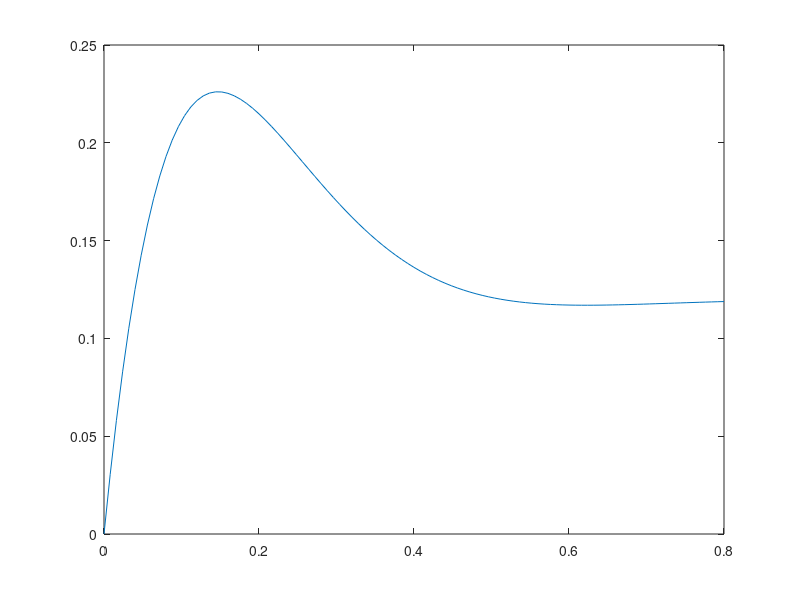

MATLAB code to generate this figure:
k = 1.067;
kr = 1;
kd = .031755;
Z = (15 + 60*k*kd)/(2*sqrt(60*k +36));

b = 15 + 60*k*kd;
c = 36 + 60*k;
SYS = tf([4 12],[1 15 c]);
[y tout] = step(SYS);
yssval = y(end)
plot(tout, y);

%%
k = 20000000;
kd = 2000000000;
a = 1;
b = 15 + 60*k*kd;
c = 60*k + 36;
posroot = (-b+sqrt(b*b - 4*a*c))/(2*a)
negroot = (-b-sqrt(b*b - 4*a*c))/(2*a)